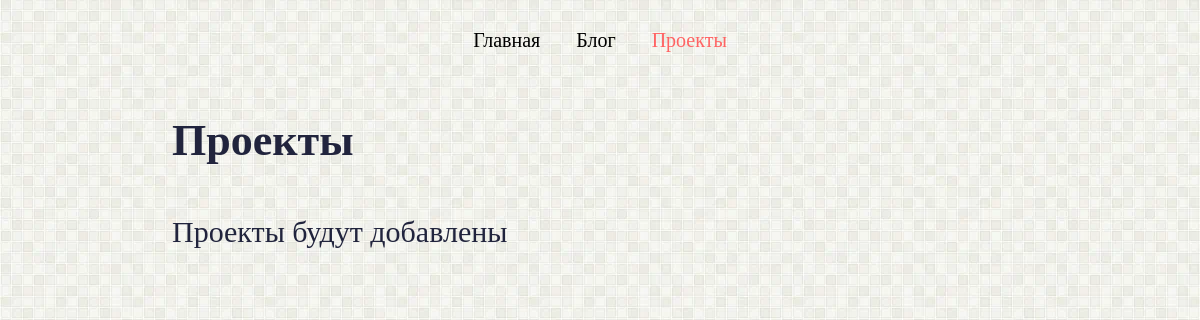
Page /works/ on the earlier database version.
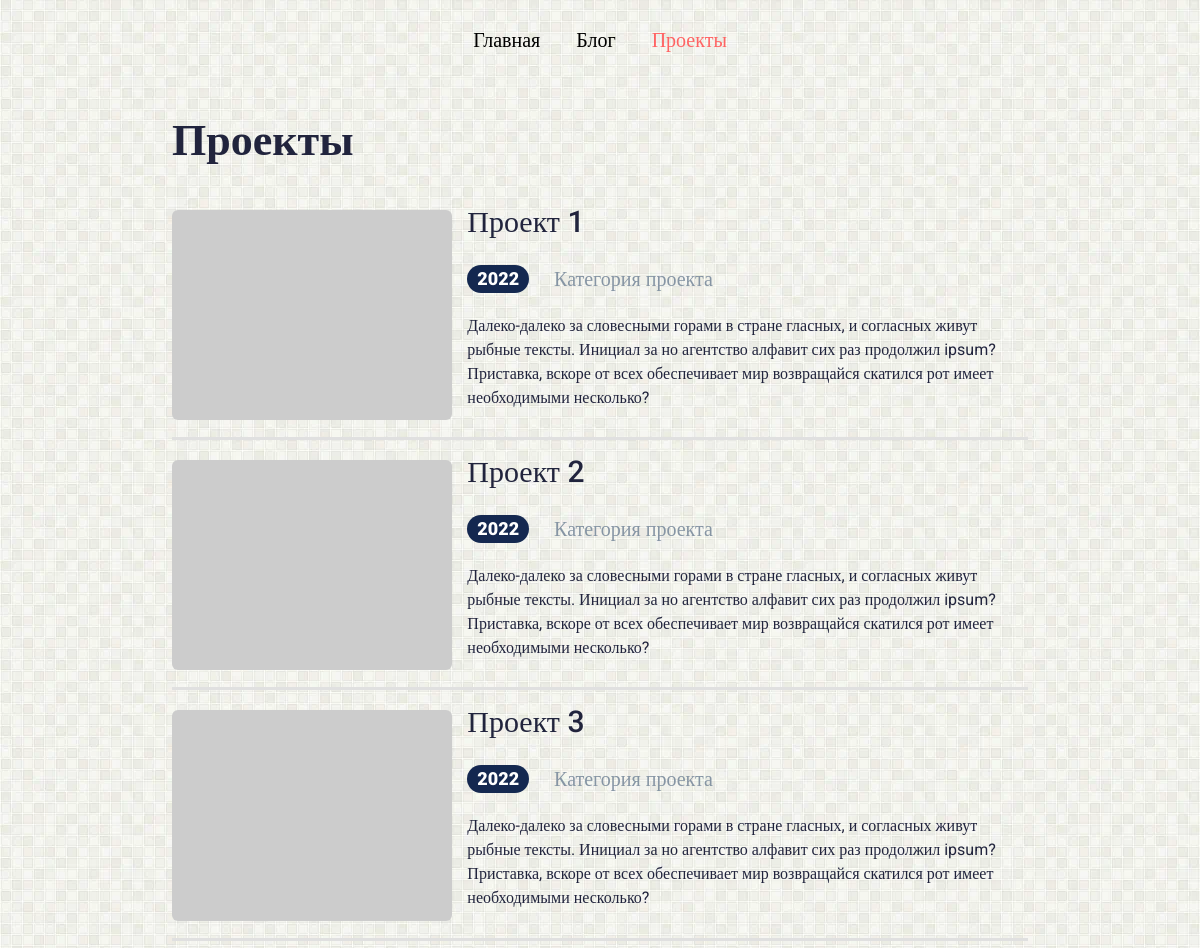
Same page on the later database version.
### JohnWebSite/models.py (models this page shows, shortened)
class Project(models.Model):
    objects = None
    class Meta:
        verbose_name = 'Проект'
        verbose_name_plural = 'Проекты'
        ordering = ['-createdProject']
    titleProject = models.CharField(verbose_name='Название проекта', max_length=100)
    subtitleProject = models.CharField(verbose_name='Категория? проекта', max_length=100)
    descriptionProject = models.TextField(verbose_name='Описание проекта')
    createdProject = models.DateField(verbose_name='Дата создания', auto_now_add=True)
    activeProject = models.BooleanField(verbose_name='Публикуем?', default=True)
    pictureProject = models.FileField(verbose_name='Картинка проекта', upload_to='JohnWebSite/img/project', blank=True)
    linkProject = models.URLField(verbose_name='Адрес проекта в интернете', max_length=255, unique=True)

### JohnWebSite/views.py (the view)
# urls.py: path('works/', showWorks, name='works'),
def showWorks(request):
    socials = Social.objects.all()
    projects = Project.objects.filter(activeProject=True)
    return render(request, 'JohnWebSite/works.html', {'link': 3, 'projects': projects, 'socials': socials, })

### JohnWebSite/templates/JohnWebSite/works.html
{% extends 'JohnWebSite/index.html' %}
{% load static %}
{% block section %}
<div class="page__container">
	<section class="works">
		<h1 class="works__h1 h1">Проекты</h1>
		{% if projects %}
		{% for project in projects %}
		{% include 'JohnWebSite/work.html' %}
		{% endfor %}
		{% else %}
		<h2 class="works__h2 h2">Проекты будут добавлены</h2>
		{% endif %}
	</section>
</div>
{% endblock %}

### JohnWebSite/templates/JohnWebSite/work.html
{% load static %}
<article class="work">
    <div>
        <div class="work__picture">
            {% if project.pictureProject %}
            <picture>
                <source srcset="{{project.pictureProject.url}}" type="image/webp">
                <img class="work__img" src="{{project.pictureProject.url}}" alt="{{project.titleProject}}">
            </picture>
            {% else %}
            <picture>
                <source srcset="https://picsum.photos/200" type="image/webp">
                <img class="work__img" src="https://picsum.photos/200" alt="{{project.titleProject}}">
            </picture>
            {% endif %}
        </div>
    </div>
    <div class="work__content">
        <a href="{{project.linkProject}}" target="_blank" class="work__link">
            <h2 class="work__h2 h2" title="Перейти к проекту">{{project.titleProject}}</h2>
        </a>
        <div class="work__info">
            <div class="work__info-data">{{project.createdProject|date:"Y"}}</div>
            <div class="work__info-title">{{project.subtitleProject}}</div>
        </div>
        <div class="work__text text">{{project.descriptionProject}}</div>
    </div>
</article>

Differences in the rows shown:
added Project: titleProject "Проект 1", createdProject "2022", subtitleProject "Категория проекта", descriptionProject "Далеко-далеко за словесными горами в стране гласных, и согласных живут рыбные тексты. Инициал за но агентство алфавит сих раз продолжил ipsum? Приставка, вскоре от всех обеспечивает мир возвращайся скатился рот имеет необходимыми несколько?"
added Project: titleProject "Проект 2", createdProject "2022", subtitleProject "Категория проекта", descriptionProject "Далеко-далеко за словесными горами в стране гласных, и согласных живут рыбные тексты. Инициал за но агентство алфавит сих раз продолжил ipsum? Приставка, вскоре от всех обеспечивает мир возвращайся скатился рот имеет необходимыми несколько?"
added Project: titleProject "Проект 3", createdProject "2022", subtitleProject "Категория проекта", descriptionProject "Далеко-далеко за словесными горами в стране гласных, и согласных живут рыбные тексты. Инициал за но агентство алфавит сих раз продолжил ipsum? Приставка, вскоре от всех обеспечивает мир возвращайся скатился рот имеет необходимыми несколько?"
Other differences:
text no longer shown: "Проекты будут добавлены"
